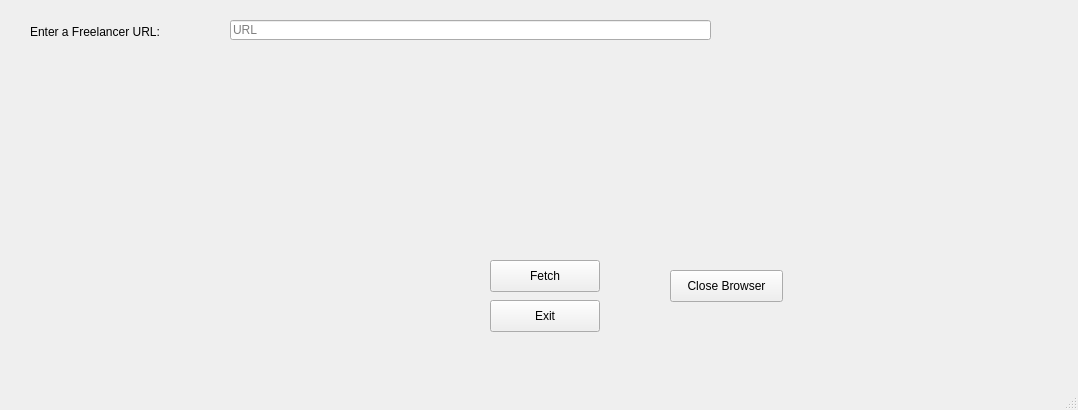
<?xml version="1.0" encoding="UTF-8"?>
<ui version="4.0">
 <class>MainWindow</class>
 <widget class="QMainWindow" name="MainWindow">
  <property name="geometry">
   <rect>
    <x>0</x>
    <y>0</y>
    <width>1078</width>
    <height>410</height>
   </rect>
  </property>
  <property name="windowTitle">
   <string>Site Analyser</string>
  </property>
  <widget class="QWidget" name="centralwidget">
   <widget class="QLabel" name="label">
    <property name="geometry">
     <rect>
      <x>30</x>
      <y>24</y>
      <width>171</width>
      <height>16</height>
     </rect>
    </property>
    <property name="text">
     <string>Enter a Freelancer URL:</string>
    </property>
   </widget>
   <widget class="QLineEdit" name="edtURL">
    <property name="geometry">
     <rect>
      <x>230</x>
      <y>20</y>
      <width>481</width>
      <height>20</height>
     </rect>
    </property>
    <property name="placeholderText">
     <string>URL</string>
    </property>
   </widget>
   <widget class="QPushButton" name="btnFetch">
    <property name="geometry">
     <rect>
      <x>490</x>
      <y>260</y>
      <width>110</width>
      <height>32</height>
     </rect>
    </property>
    <property name="text">
     <string>Fetch</string>
    </property>
   </widget>
   <widget class="QPushButton" name="btnExit">
    <property name="geometry">
     <rect>
      <x>490</x>
      <y>300</y>
      <width>110</width>
      <height>32</height>
     </rect>
    </property>
    <property name="text">
     <string>Exit</string>
    </property>
   </widget>
   <widget class="QLabel" name="lblFreelancers">
    <property name="geometry">
     <rect>
      <x>50</x>
      <y>70</y>
      <width>1011</width>
      <height>31</height>
     </rect>
    </property>
    <property name="font">
     <font>
      <pointsize>21</pointsize>
      <weight>75</weight>
      <bold>true</bold>
     </font>
    </property>
    <property name="text">
     <string/>
    </property>
    <property name="alignment">
     <set>Qt::AlignCenter</set>
    </property>
   </widget>
   <widget class="QLabel" name="lblAvPrice">
    <property name="geometry">
     <rect>
      <x>50</x>
      <y>140</y>
      <width>1011</width>
      <height>31</height>
     </rect>
    </property>
    <property name="font">
     <font>
      <pointsize>21</pointsize>
      <weight>75</weight>
      <bold>true</bold>
     </font>
    </property>
    <property name="text">
     <string/>
    </property>
    <property name="alignment">
     <set>Qt::AlignCenter</set>
    </property>
   </widget>
   <widget class="QLabel" name="lblCountry">
    <property name="geometry">
     <rect>
      <x>40</x>
      <y>190</y>
      <width>1011</width>
      <height>51</height>
     </rect>
    </property>
    <property name="font">
     <font>
      <pointsize>21</pointsize>
      <weight>75</weight>
      <bold>true</bold>
     </font>
    </property>
    <property name="text">
     <string/>
    </property>
    <property name="alignment">
     <set>Qt::AlignCenter</set>
    </property>
   </widget>
   <widget class="QPushButton" name="btnCloseBrowser">
    <property name="geometry">
     <rect>
      <x>670</x>
      <y>270</y>
      <width>113</width>
      <height>32</height>
     </rect>
    </property>
    <property name="text">
     <string>Close Browser</string>
    </property>
   </widget>
  </widget>
  <widget class="QMenuBar" name="menubar">
   <property name="geometry">
    <rect>
     <x>0</x>
     <y>0</y>
     <width>1078</width>
     <height>22</height>
    </rect>
   </property>
  </widget>
  <widget class="QStatusBar" name="statusbar"/>
 </widget>
 <resources/>
 <connections/>
</ui>
